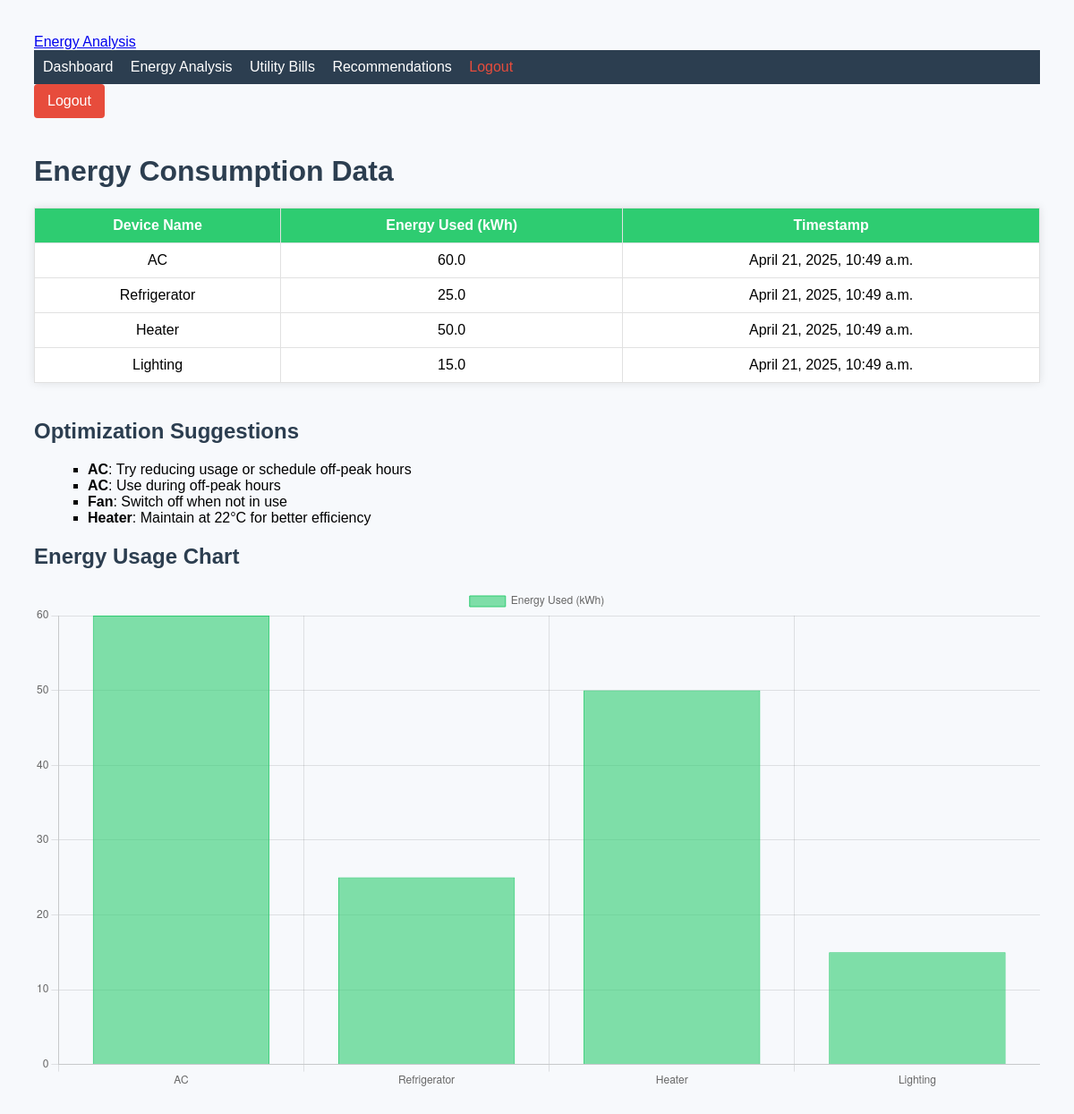
/dashboard/, run on the app's committed database.
### energy/models.py (models this page shows, shortened)
class EnergyConsumption(models.Model):
    device_name = models.CharField(max_length=100)
    energy_used = models.FloatField()  # in kWh
    timestamp = models.DateTimeField(auto_now_add=True)

class EnergyOptimization(models.Model):
    device_name = models.CharField(max_length=100)
    optimization_suggestion = models.TextField()
    recommendation_date = models.DateTimeField(auto_now_add=True)

### energy/views.py (the view)
# urls.py: path('dashboard/', views.dashboard, name='dashboard'),
def dashboard(request):
    energy_data = EnergyConsumption.objects.all()
    optimization_suggestions = EnergyOptimization.objects.all()
    device_names = [entry.device_name for entry in energy_data]
    energy_values = [entry.energy_used for entry in energy_data]
    context = {
        'energy_data': energy_data,
        'optimization_suggestions': optimization_suggestions,
        'device_names': device_names,
        'energy_values': energy_values,
    }
    return render(request, 'energy/dashboard.html', context)

### energy/templates/energy/dashboard.html (shortened to what this page needs)
{% extends 'energy/base.html' %}
{% block content %}
<a class="logout-btn" href="{% url 'logout' %}">Logout</a>
<h1>Energy Consumption Data</h1>
<table>
    <tr>
        <th>Device Name</th>
        <th>Energy Used (kWh)</th>
        <th>Timestamp</th>
    </tr>
    {% for data in energy_data %}
    <tr>
        <td>{{ data.device_name }}</td>
        <td>{{ data.energy_used }}</td>
        <td>{{ data.timestamp }}</td>
    </tr>
    {% empty %}
    <tr><td colspan="3">No data available</td></tr>
    {% endfor %}
</table>
<h2>Optimization Suggestions</h2>
<ul>
    {% for suggestion in optimization_suggestions %}
        <li><strong>{{ suggestion.device_name }}</strong>: {{ suggestion.optimization_suggestion }}</li>
    {% empty %}
        <li>No suggestions available.</li>
    {% endfor %}
</ul>
<h2>Energy Usage Chart</h2>
<canvas id="energyChart" width="400" height="200"></canvas>
<script>
    const ctx = document.getElementById('energyChart').getContext('2d');
    const energyChart = new Chart(ctx, {
        type: 'bar',
        data: {
            labels: {{ device_names|safe }},
            datasets: [{
                label: 'Energy Used (kWh)',
                data: {{ energy_values|safe }},
                backgroundColor: 'rgba(46, 204, 113, 0.6)',
                borderColor: 'rgba(46, 204, 113, 1)',
                borderWidth: 1
            }]
        },
        options: {
            scales: {
                y: { beginAtZero: true }
            }
        }
    });
</script>
{% endblock %}

### energy/templates/energy/base.html (shortened to what this page needs)
<!DOCTYPE html>
<html lang="en">
<head>
    <a href="{% url 'energy_analysis' %}">Energy Analysis</a>
</head>
<body>
    <nav style="background-color: #2c3e50; padding: 10px;">
        <a href="{% url 'dashboard' %}" style="color: white; margin-right: 15px; text-decoration: none;">Dashboard</a>
        <a href="{% url 'energy_analysis' %}" style="color: white; margin-right: 15px; text-decoration: none;">Energy Analysis</a>
        <a href="{% url 'utility_bills' %}" style="color: white; margin-right: 15px; text-decoration: none;">Utility Bills</a>
        <a href="{% url 'recommendations' %}" style="color: white; margin-right: 15px; text-decoration: none;">Recommendations</a>
        <a href="{% url 'logout' %}" style="color: #e74c3c; text-decoration: none;">Logout</a>
    </nav>
    {% block content %}
    {% endblock %}
</body>
</html>

### energy/templates/energy/base.html (style rules this page uses)
body { font-family: Arial, sans-serif; background-color: #f7f9fc; padding: 30px; }
h1, h2 { color: #2c3e50; }
table { border-collapse: collapse; width: 100%; margin-bottom: 40px; background-color: #fff; box-shadow: 0 0 10px rgba(0,0,0,0.1); }
th, td { border: 1px solid #e1e1e1; padding: 10px; text-align: center; }
th { background-color: #2ecc71; color: white; }
ul { list-style-type: square; margin-left: 20px; }
.logout-btn { display: inline-block; margin-bottom: 20px; background-color: #e74c3c; color: white; padding: 10px 15px; text-decoration: none; border-radius: 4px; }

### data on the page
EnergyConsumption: device_name "AC", energy_used "60.0", timestamp "April 21, 2025, 10:49 a.m."
EnergyConsumption: device_name "Refrigerator", energy_used "25.0", timestamp "April 21, 2025, 10:49 a.m."
EnergyConsumption: device_name "Heater", energy_used "50.0", timestamp "April 21, 2025, 10:49 a.m."
EnergyConsumption: device_name "Lighting", energy_used "15.0", timestamp "April 21, 2025, 10:49 a.m."
EnergyOptimization: device_name "AC", optimization_suggestion "Try reducing usage or schedule off-peak hours"
EnergyOptimization: device_name "AC", optimization_suggestion "Use during off-peak hours"
EnergyOptimization: device_name "Fan", optimization_suggestion "Switch off when not in use"
EnergyOptimization: device_name "Heater", optimization_suggestion "Maintain at 22°C for better efficiency"

### other printed values
chart data {{ device_names|safe }} ['AC', 'Refrigerator', 'Heater', 'Lighting']
chart data {{ energy_values|safe }} [60.0, 25.0, 50.0, 15.0]
